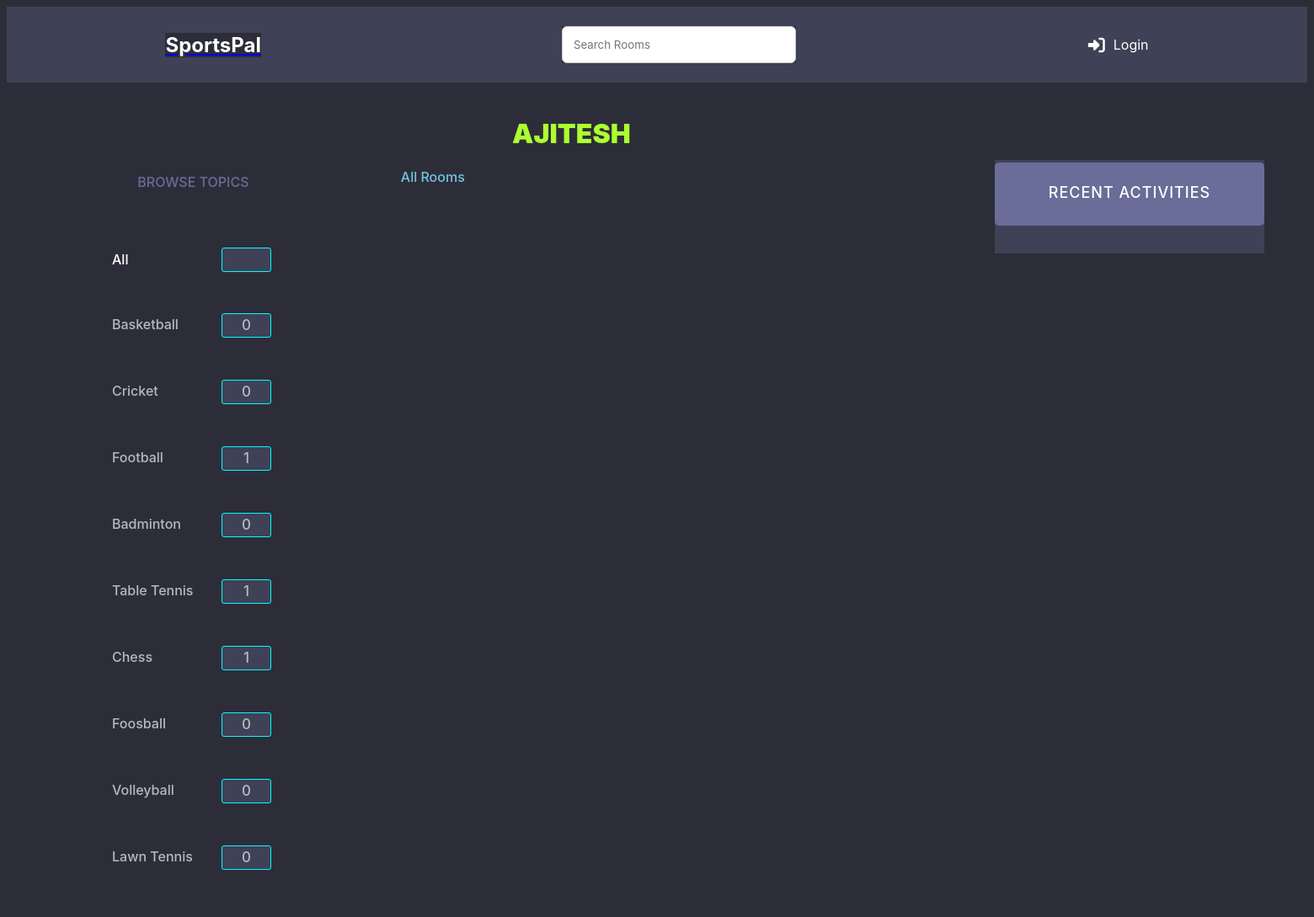
The app's page /profile/13/ with its own data.
### base/models.py (models this page shows, shortened)
class Topic(models.Model):
    name = models.CharField(max_length=200)

### base/views.py (the view)
# urls.py: path("profile/<str:pk>/", views.userProfile, name="user-profile"),
def userProfile(request,pk):
    user = User.objects.get(id=pk)
    rooms = user.room_set.all()
    room_messages = user.message_set.all()
    topics = Topic.objects.all()
    context = {'user':user,'rooms':rooms,'room_messages':room_messages,'topics':topics}
    return render(request,'base/profile.html',context)

### base/templates/base/profile.html (shortened to what this page needs)
{% extends 'main.html' %}
{%block content%}
<h1  style="position: relative;top:20px; left: 600px;text-transform: uppercase;color:greenyellow;font-weight: 900;">{{user.username}} </h1>
<div class = "profile-container">
    <div>
        {% include 'base/topics_component.html' %}
    <div>
        {% include 'base/feed_component.html' %}
    </div>
    <div>
        {% include 'base/activity_component.html' %}
    </div>
{%endblock content%}

### base/templates/base/topics_component.html (shortened to what this page needs)
{% load static %}
{% block css %}
    <link rel="stylesheet" type="text/css" href="{% static 'styles/topics_component.css' %}">
{% endblock %}
<h3 class = "Topics" style = "color: #696d97; text-transform: uppercase;top:10px;">Browse Topics</h3>
<div class = "All">
    <p><a href="{% url 'home' %}"  style="color: white; text-decoration: none;"><div>All</div></a> <span id = "total">{{room_count}}</span></p>
</div>
<div class = "items_all">
    {% for topic in topics %}
        <div class = "List">
            <a href="{% url 'home' %}?q={{topic.name}}">{{topic.name}}
            <div id="count_div">
                <span id = "count">{{topic.room_set.all.count}}</span></a>
            </div>
        </div>
    {% endfor %}

### static/styles/main.css (style rules this page uses)
* { background-color: #2d2d39;; }

### static/styles/topics_component.css (style rules this page uses)
* { font-family: "DM Sans", -apple-system, BlinkMacSystemFont, "Segoe UI", Roboto, Oxygen, Ubuntu, Cantarell, "Open Sans", "Helvetica Neue", sans-serif; }
.Topics { position: relative; top : 50px; text-align: center; font-weight: 500; font-family: "DM Sans", -apple-system, BlinkMacSystemFont, "Segoe UI", Roboto, Oxygen, Ubuntu, Cantarell, "Open Sans", "Helvetica Neue", sans-serif; box-sizing: border-box; text-rendering: optimizeLegibility; font-size: inherit; }
.List, .All { display: flex; flex-direction: column; align-items: left; padding-left: 120px; }
.List a , .All { align-items: left; margin: 5px; font-weight: 500; color : #b2bdbd; text-decoration: none; width: 100px; }
#count,#total { display: inline-block; height: 20px; width: 50px; background-color: #3f4156; margin: 10px; border-radius: 3px; align-items: center; padding: 3.5px; text-align: center; border: 0.8px solid cyan; font-size: 17px; }
#count_div { position: relative; left: 120px; bottom: 38px; width: 100px; }
.All div { position: relative; top : 34px; }
#total { position: relative; left : 120px; }
div .List { width: 100px; }

### base/templates/base/profile.html (style rules this page uses)
.profile-container { display: grid; grid-template-columns: 1.3fr 2fr 1fr; }

### records on screen
Topic: name "Basketball", room_set.all.count "0"
Topic: name "Cricket", room_set.all.count "0"
Topic: name "Football", room_set.all.count "1"
Topic: name "Badminton", room_set.all.count "0"
Topic: name "Table Tennis", room_set.all.count "1"
Topic: name "Chess", room_set.all.count "1"
Topic: name "Foosball", room_set.all.count "0"
Topic: name "Volleyball", room_set.all.count "0"
Topic: name "Lawn Tennis", room_set.all.count "0"

### other values on screen
{{ user.username }} "AJITESH"
